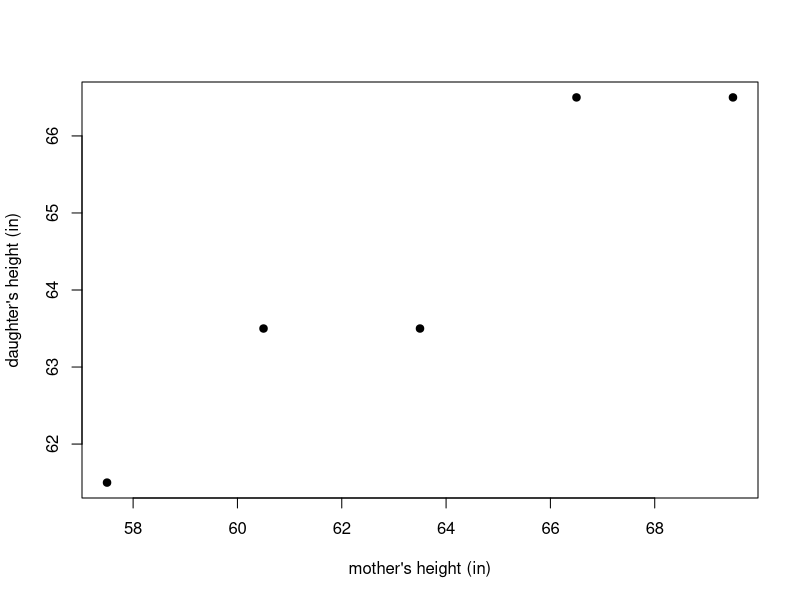
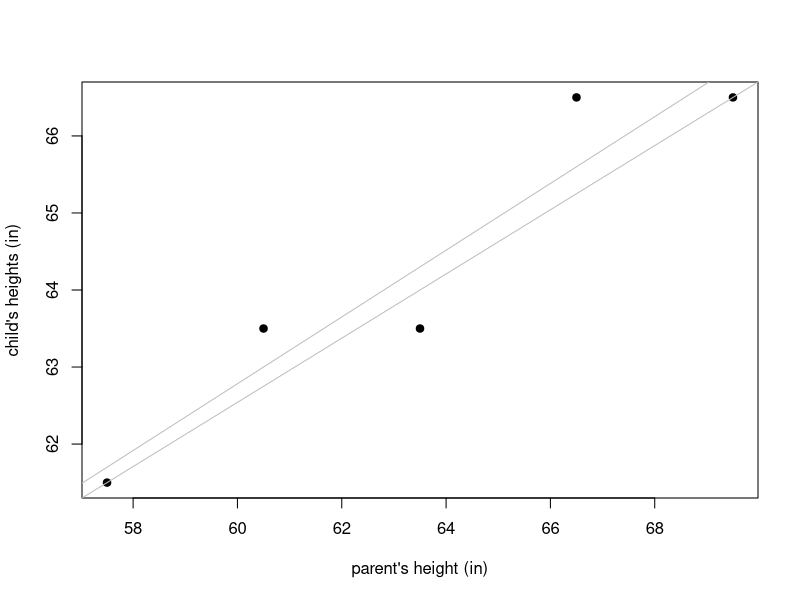
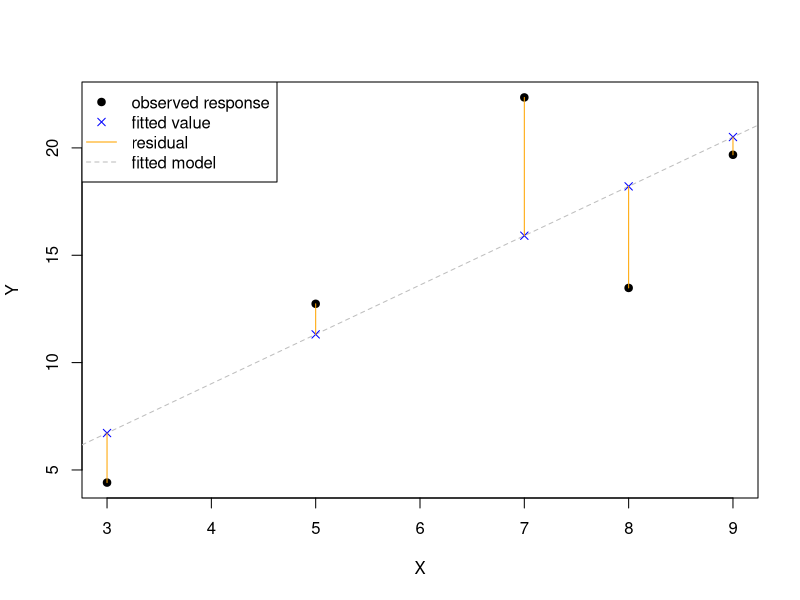
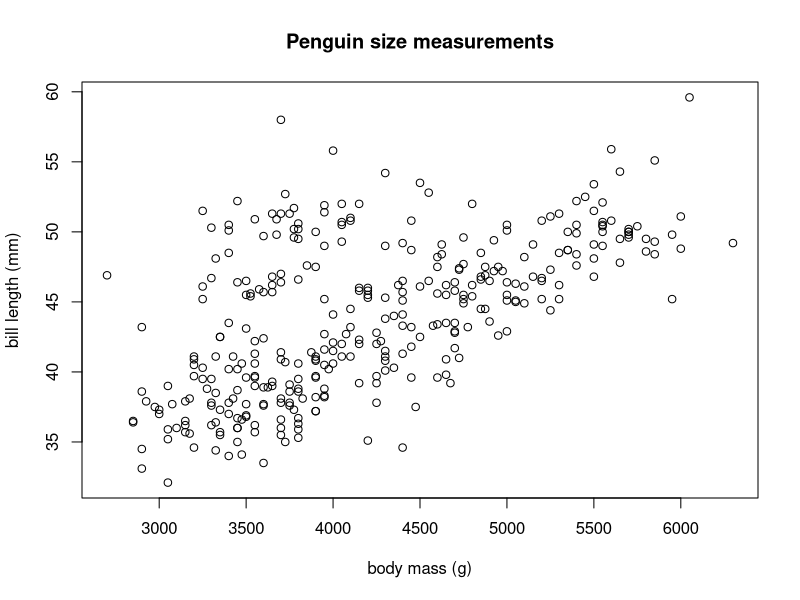
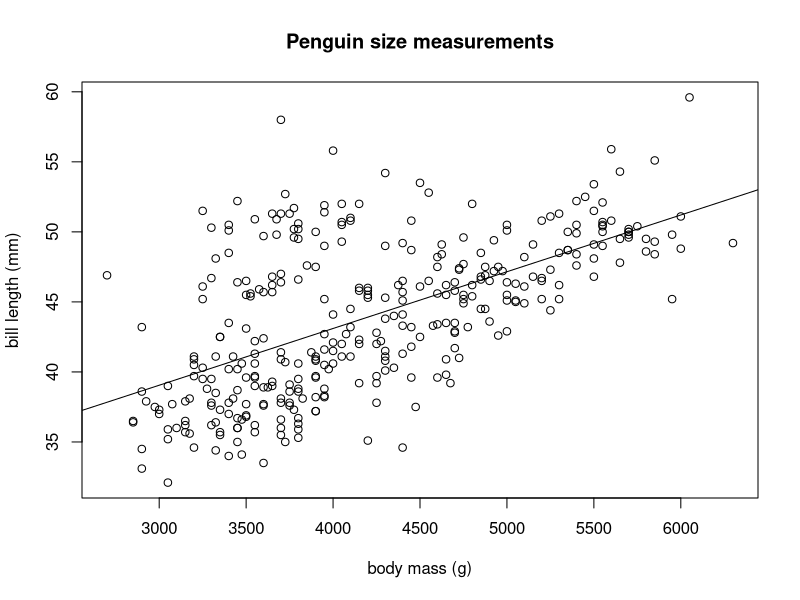

Reproduce these figures in R, in order.
## ---- chunk 1
#| echo: false
#| fig-cap: "A scatter plot displaying pairs of heights for mothers and their adult daughters."
#| label: fig-mdheights
x <- c(57.5, 60.5, 63.5, 66.5, 69.5) # mothers' heights
y <- c(61.5, 63.5, 63.5, 66.5, 66.5) # daughters' heights
plot(y ~ x, pch = 19, xlab = "mother's height (in)", ylab = "daughter's height (in)")
## ---- chunk 2
#| echo: false
#| tbl-cap: "The height (in) of the mothers and daughters displayed in @fig-mdheights."
#| label: tbl-mdheights
mdtbl = data.frame(observation = seq_len(5),
                   mother = x,
                   daughter = y)
knitr::kable(mdtbl)
## ---- chunk 3
#| echo: false
#| label: fig-two-fitted-lines
#| fig-cap: "Comparison of two potential fitted models to some observed data. The fitted models are shown in grey."
# ols estimates
coef_ols <- c(36.7833333, 0.4333333)
# least absolute deviation estimates
coef_lad <- c(37.5416664, 0.4166667)
par(mfrow = c(1, 1))
plot(y ~ x, pch = 19, xlab = "parent's height (in)", ylab = "child's heights (in)")
abline(a = coef_ols[1], b= coef_ols[2], col = "grey")
abline(a = coef_lad[1], b = coef_lad[2], col = "grey")
par(mfrow = c(1, 1))
## ---- chunk 4
#| echo: false
#| fig-cap: "Visualization of the fitted model, response values, fitted values, and residuals."
#| label: fig-rss-viz2
set.seed(2)
x <- c(3, 5, 7, 8, 9)
y <- 2 + 2 * x + rnorm(5, sd = 4)
plot(y ~ x, pch = 19, xlab = "X", ylab = "Y")
lmod <- lm(y ~ x)
yhat <- fitted(lmod)
abline(lmod, col = "grey", lty = 2)
points(yhat ~ x, pch = 4, col = "blue")
segments(x, y, x, yhat, col = "orange")
legend("topleft",
       legend = c("observed response", "fitted value", "residual", "fitted model"),
       pch = c(19, 4, NA, NA),
       col = c("black", "blue", "orange", "grey"),
       lty = c(NA, NA, 1, 2),
       lwd = c(NA, NA, 1, 1))
## ---- chunk 5
data(penguins, package = "palmerpenguins")
## ---- chunk 6
head(penguins)
## ---- chunk 7
#| label: fig-penguin-plot-2
#| fig-cap: "A scatter plot of penguin bill length (mm) versus body mass (g)."
plot(bill_length_mm ~ body_mass_g, data = penguins,
     ylab = "bill length (mm)", xlab = "body mass (g)",
     main = "Penguin size measurements")
## ---- chunk 8
lmod <- lm(bill_length_mm ~ body_mass_g, data = penguins) # fit model
class(lmod) # class of lmod
## ---- chunk 9
# summarize results stored in lmod
summary(lmod)
## ---- chunk 10
#| label: fig-slr-penguin-fit
#| fig-cap: "The fitted model overlaid on the penguin data."
plot(bill_length_mm ~ body_mass_g, data = penguins, main = "Penguin size measurements",
     ylab = "bill length (mm)", xlab = "body mass (g)")
# draw fitted line on plot
abline(lmod)
## ---- chunk 11
(coeffs <- coef(lmod)) # extract, assign, and print coefficients
## ---- chunk 12
ehat <- residuals(lmod) # extract and assign residuals
head(ehat) # first few residuals
## ---- chunk 13
yhat <- fitted(lmod) # extract and assign fitted values
head(yhat) # first few fitted values
## ---- chunk 14
yhat2 <- predict(lmod) # compute and assign fitted values
head(yhat2) # first few fitted values
## ---- chunk 15
(rss <- deviance(lmod)) # extract, assign, and print rss
## ---- chunk 16
(dfr <- df.residual(lmod)) # extract n - p
## ---- chunk 17
(sigmasqhat <- sigma(lmod)^2) # estimated error variance
## ---- chunk 18
methods(class = "lm")
